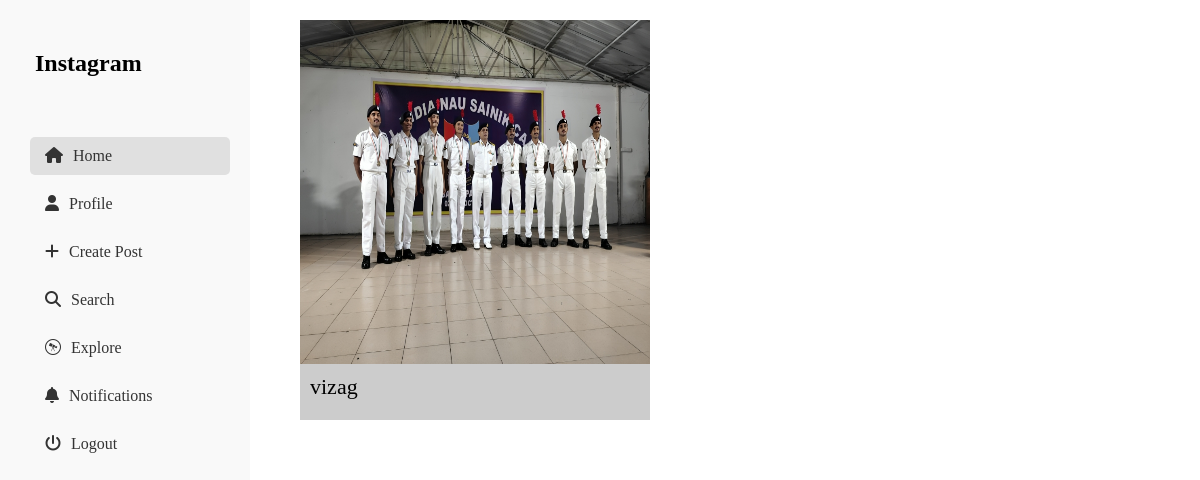
The page /favoritepostlist (signed in) on the database its author committed.
### social/models.py (models this page shows, shortened)
class Post(models.Model):
    user=models.ForeignKey(User,on_delete=models.CASCADE,related_name='post')
    image=models.ImageField(upload_to='images/')
    caption=models.CharField(max_length=50)
    timestamp = models.DateTimeField(auto_now_add=True)
    likes=models.IntegerField(default=0)

### social/views.py (the view)
# urls.py: path('favoritepostlist',views.favoritepostlist,name='favoritepostlist'),
def favoritepostlist(req):
    user=req.user
    profile=user.profile
    favorite_post=profile.favorite.all()
    return render(req,'favoritepost.html',{'favorite_post':favorite_post})

### social/templates/favoritepost.html
{% extends "base.html" %}
{% block container %}
    <div class="favorite_post">
    {% if favorite_post %}
    {% for i in favorite_post %}
    <div class="post">
        <div class="image">
            <img src="{{i.image.url}}" alt="">
        </div>
        <div class="caption">
            <p>{{i.caption}}</p>
        </div>
    </div>
    {% endfor %}
    {% else %}
    <h1>No favorite post</h1>
    {% endif %}
{% endblock container %}

### social/static/css/style.css (style rules this page uses)
* { margin: 0; padding: 0; box-sizing: border-box; }
html, body { height: 100%; margin: 0; padding: 0; }
.favorite_post { width: 100%; display: flex; flex-wrap: wrap; }
.favorite_post .post { width: 350px; height: 50vh; margin-bottom: 20px; margin-left: 30px; }
.favorite_post .post .image { width: 100%; height: 43vh; }
.favorite_post .post .image img { width: 100%; height: 100%; background-size: cover; background-repeat: no-repeat; }
.favorite_post .post .caption { height: 7vh; background-color: #ccc; }
.favorite_post .post .caption p { font-size: 22px; padding: 10px; }

### rows shown on the page
Post: image (picture), caption "vizag"
